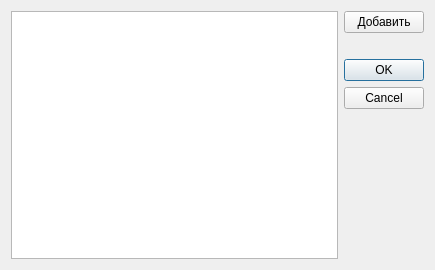
<?xml version="1.0" encoding="UTF-8"?>
<ui version="4.0">
 <class>TableRateDialog</class>
 <widget class="QDialog" name="TableRateDialog">
  <property name="geometry">
   <rect>
    <x>0</x>
    <y>0</y>
    <width>435</width>
    <height>270</height>
   </rect>
  </property>
  <property name="windowTitle">
   <string>Dialog</string>
  </property>
  <layout class="QGridLayout" name="gridLayout">
   <item row="0" column="1">
    <layout class="QVBoxLayout" name="verticalLayout">
     <item>
      <widget class="QPushButton" name="pushButtonAdd">
       <property name="text">
        <string>Добавить</string>
       </property>
      </widget>
     </item>
     <item>
      <spacer name="verticalSpacer">
       <property name="orientation">
        <enum>Qt::Vertical</enum>
       </property>
       <property name="sizeType">
        <enum>QSizePolicy::Fixed</enum>
       </property>
       <property name="sizeHint" stdset="0">
        <size>
         <width>20</width>
         <height>20</height>
        </size>
       </property>
      </spacer>
     </item>
     <item>
      <widget class="QDialogButtonBox" name="buttonBox">
       <property name="orientation">
        <enum>Qt::Vertical</enum>
       </property>
       <property name="standardButtons">
        <set>QDialogButtonBox::Cancel|QDialogButtonBox::Ok</set>
       </property>
      </widget>
     </item>
    </layout>
   </item>
   <item row="0" column="0">
    <widget class="QTableView" name="tableView">
     <property name="sizeAdjustPolicy">
      <enum>QAbstractScrollArea::AdjustToContents</enum>
     </property>
     <property name="editTriggers">
      <set>QAbstractItemView::DoubleClicked</set>
     </property>
     <property name="selectionMode">
      <enum>QAbstractItemView::SingleSelection</enum>
     </property>
     <property name="selectionBehavior">
      <enum>QAbstractItemView::SelectRows</enum>
     </property>
     <attribute name="horizontalHeaderStretchLastSection">
      <bool>true</bool>
     </attribute>
    </widget>
   </item>
  </layout>
 </widget>
 <resources/>
 <connections>
  <connection>
   <sender>buttonBox</sender>
   <signal>accepted()</signal>
   <receiver>TableRateDialog</receiver>
   <slot>accept()</slot>
   <hints>
    <hint type="sourcelabel">
     <x>248</x>
     <y>254</y>
    </hint>
    <hint type="destinationlabel">
     <x>157</x>
     <y>274</y>
    </hint>
   </hints>
  </connection>
  <connection>
   <sender>buttonBox</sender>
   <signal>rejected()</signal>
   <receiver>TableRateDialog</receiver>
   <slot>reject()</slot>
   <hints>
    <hint type="sourcelabel">
     <x>316</x>
     <y>260</y>
    </hint>
    <hint type="destinationlabel">
     <x>286</x>
     <y>274</y>
    </hint>
   </hints>
  </connection>
 </connections>
</ui>
